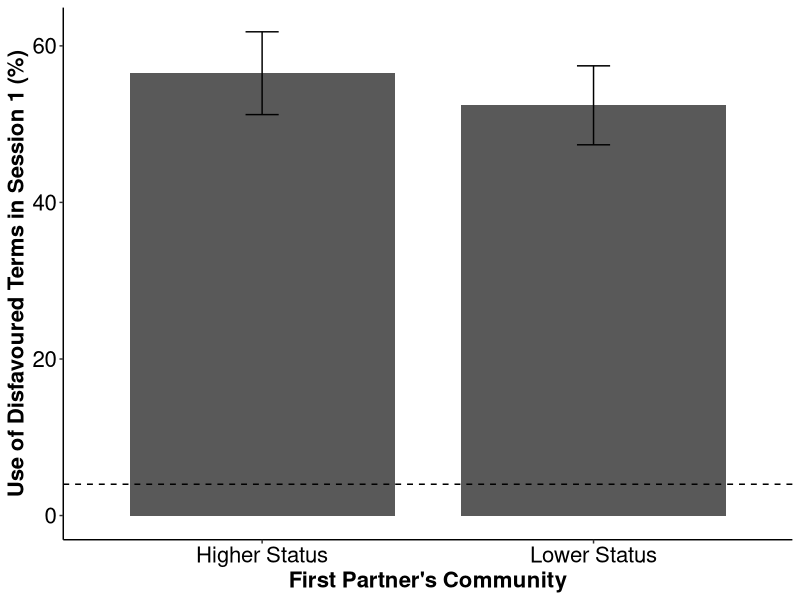
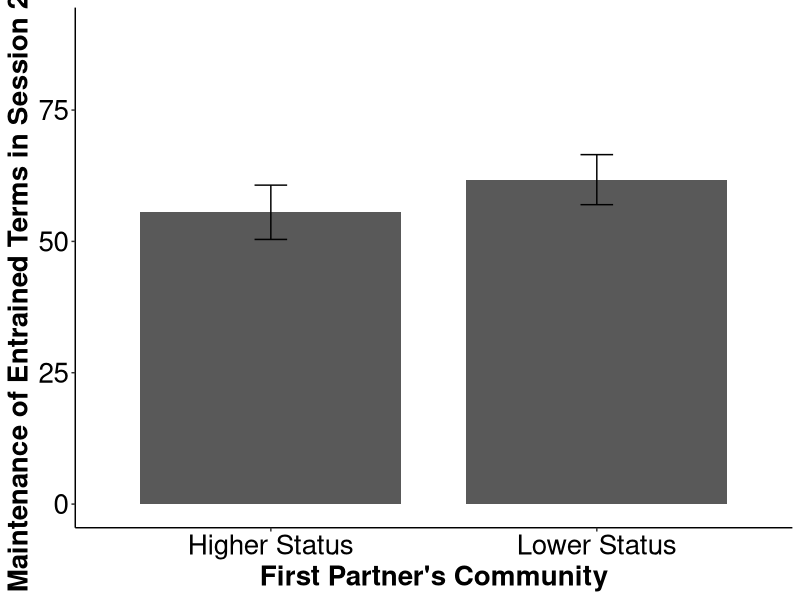

Source code (R) for these figures, in order:
library(dplyr)
library(ggplot2)
library(tidyr)

getwd()
setwd("/home/anita/Dropbox/R/EnglishCoordination/Mexican/")


######################################################
#         Ling Status, Entrainment Analysis          #
######################################################

entrain <- read.csv(file="LingStatusEntrain.csv", header = TRUE, sep=",", stringsAsFactors = TRUE)
entrain <- entrain %>%
  dplyr::select(-c(X)) %>%
  dplyr::mutate(FirstPartner= ifelse(condition %in% c("AM"), "LowerStatus", "HigherStatus"), 
                SecondPartner= "Ingroup") %>%
  dplyr::rename(aligncode = align)

conditions_entrain <- entrain %>% 
  dplyr::group_by(FirstPartner) %>% 
  dplyr::summarise(no_rows = length(FirstPartner) / 21)
conditions_entrain #high = 38 low = 36

alignbyitem <- entrain %>%
  dplyr::group_by(target, FirstPartner, freq1) %>%
  dplyr::summarise(alignbyitem = sum(as.numeric(as.character(aligncode)), na.rm = TRUE))

alignbyitem_spread <- alignbyitem %>% 
  tidyr::spread(FirstPartner, alignbyitem)

alignbyitem_spread$LowerStatus <- alignbyitem_spread$LowerStatus*100/36
alignbyitem_spread$HigherStatus <- alignbyitem_spread$HigherStatus*100/38

alignbyitem_long <- alignbyitem_spread %>%
  tidyr::gather(Response, Frequency, freq1:LowerStatus)
psych::describe(alignbyitem_spread$freq1)

alignbycond <- alignbyitem_long %>%
  dplyr::group_by(Response) %>%
  dplyr::summarise(Entrain.m = mean(Frequency, na.rm=TRUE),
                   Entrain.sd = sd(Frequency, na.rm=TRUE),
                   N = n(),
                   Entrain.se = Entrain.sd/sqrt(n())) 
alignbycond

alignbyitem2 <- entrain %>%
  dplyr::group_by(ID, FirstPartner) %>%
  dplyr::summarise(alignbyitem = sum(as.numeric(as.character(aligncode)), na.rm = TRUE)*100/n()) %>%
  dplyr::group_by(FirstPartner) %>%
  dplyr::summarise(mean = mean(alignbyitem), 
                   sd = sd(alignbyitem), 
                   N = n(),
                   se = sd/sqrt(n()))
alignbyitem2[3,] =list("Pretest", 4, 6.06, 20, 1.32)
alignbyitem2$mean <- as.numeric(alignbyitem2$mean)
alignbyitem2$se <- as.numeric(alignbyitem2$se)
alignbyitem2$FirstPartner <-as.factor(alignbyitem2$FirstPartner)
summary(alignbyitem2)

print(levels(alignbyitem2$FirstPartner))

plot1 <- ggplot(subset(alignbyitem2, FirstPartner != "Pretest"),
                aes(x = FirstPartner, y = as.numeric(as.character(mean))))+
  geom_bar(stat = "identity",position = "dodge", width = .8)+
  geom_errorbar(aes(ymax=mean+se,ymin=mean-se),
                position=position_dodge(width=0.8),
                width=0.1)+
  geom_hline(aes(yintercept = subset(alignbyitem2, FirstPartner == "Pretest")$mean),linetype=8)+
  scale_linetype_manual(name = "", values = c(2))+
  theme_bw() +
  theme(
    legend.position=c(0.6, 0.95),
    legend.direction = "horizontal",
    axis.line= element_line(), 
    axis.title.y = element_text(color="black", size=16, face = "bold"), 
    axis.title.x = element_text(color="black", size=16, face = "bold"), 
    axis.text.x = element_text(color="black", size=16), 
    axis.text.y = element_text(color="black", size=16), 
    legend.title=element_text(color="black", size=16, face = "bold"), 
    legend.text=element_text(color="black", size=16),
    panel.border = element_blank(), 
    panel.grid.major = element_blank(),
    panel.grid.minor = element_blank(),
    strip.background = element_blank(), 
    strip.text = element_text(color="black", size=16)) +
  expand_limits(y=c(0,60)) + 
  scale_x_discrete( breaks = c("HigherStatus", "LowerStatus"), 
                    labels=c("Higher Status", "Lower Status"))+
  labs(y="Use of Disfavoured Terms in Session 1 (%)",
       x="First Partner's Community")

plot1

alignbycond <- alignbyitem_long %>%
  dplyr::group_by(Response) %>%
  dplyr::summarise(Entrain.m = mean(Frequency, na.rm=TRUE),
                   Entrain.sd = sd(Frequency, na.rm=TRUE),
                   N = n(),
                   Entrain.se = Entrain.sd/sqrt(n())) 
alignbycond


### Is this difference significant?

alignbyitem_total <- entrain %>%
  dplyr::group_by(target, freq1) %>%
  dplyr::summarise(alignbyitem = sum(as.numeric(as.character(aligncode)), na.rm = TRUE) *100 / 161)

wilcox.test(as.numeric(alignbyitem_total$freq1), 
            as.numeric(alignbyitem_total$alignbyitem), 
            paired=TRUE, 
            exact = FALSE) #Alignment Effect 


### Partner's effect?

entrain$aligncode <- as.numeric(as.character(entrain$aligncode))

entrain_stats_ID = entrain %>%
  dplyr::group_by(ID) %>%
  dplyr::summarise(mean = mean(aligncode, na.rm=TRUE)) %>%
  dplyr::summarise(Entrain.m = mean(mean, na.rm=TRUE)*100,
                   Entrain.sd = sd(mean, na.rm=TRUE)*100,
                   N = n(),
                   Entrain.se = Entrain.sd/sqrt(n())) 
entrain_stats_ID

entrain_items = entrain %>%
  dplyr::group_by(target) %>%
  dplyr::summarise(mean = mean(aligncode)) %>%
  dplyr::summarise(Entrain.m = mean(mean, na.rm=TRUE)*100,
                   Entrain.sd = sd(mean, na.rm=TRUE)*100,
                   N = n(),
                   Entrain.se = Entrain.sd/sqrt(n())) 
entrain_items

entrain_items_groups = entrain %>%
  dplyr::mutate(round1 = ifelse(FirstPartner %in% c("LowerStatus"), "Lower-Status Communtiy", "Higher-Status Community")) %>%
  dplyr::group_by(FirstPartner,target,round1) %>%
  dplyr::summarise(mean = mean(aligncode)) %>%
  dplyr::group_by(round1) %>%
  dplyr::summarise(Entrain.m = mean(mean, na.rm=TRUE)*100,
                   Entrain.sd = sd(mean, na.rm=TRUE)*100,
                   N = n(),
                   Entrain.se = Entrain.sd/sqrt(n())) 
entrain_items_groups

entrain_part_groups = entrain %>%
  dplyr::mutate(round1 = ifelse(FirstPartner %in% c("LowerStatus"), "Lower-Status Community", "Higher-Status Community")) %>%
  dplyr::group_by(FirstPartner,ID,round1) %>%
  dplyr::summarise(mean = mean(aligncode)) %>%
  dplyr::group_by(round1) %>%
  dplyr::summarise(Entrain.m = mean(mean, na.rm=TRUE)*100,
                   Entrain.sd = sd(mean, na.rm=TRUE)*100,
                   N = n(),
                   Entrain.se = Entrain.sd/sqrt(n())) 
entrain_part_groups

### Mixed effect model to regress entrainment against partner's community

entrain$partner <- as.factor(entrain$FirstPartner)
entrain$ID <- as.factor(entrain$ID)
entrain$aligncode <- as.factor(entrain$aligncode)

entrain <- entrain %>%
  dplyr::select(ID, target, aligncode, partner) %>%
  dplyr::mutate(CenPartner = ifelse(partner %in% c("LowerStatus"), -1, 1))

library(lmerTest)
condition_entrain_singularfit <- glmer(aligncode ~ CenPartner + (1+CenPartner|target) + (1|ID), 
                                       data = entrain, family=binomial, 
                                       na.action = na.omit, 
                                       glmerControl(optimizer='bobyqa', optCtrl=list(maxfun=400000)))
summary(condition_entrain_singularfit) #singularfit 

condition_entrain <- glmer(aligncode ~ CenPartner + (1|target) + (1|ID), 
                           data = entrain, family=binomial, 
                           na.action = na.omit, 
                           glmerControl(optimizer='bobyqa', optCtrl=list(maxfun=400000)))
summary(condition_entrain)
BIC(condition_entrain) #1609.85

condition_entrain_null <- glmer(aligncode ~ 1 + (1|target) + (1|ID), 
                           data = entrain, family=binomial, 
                           na.action = na.omit, 
                           glmerControl(optimizer='bobyqa', optCtrl=list(maxfun=400000)))
summary(condition_entrain_null)
BIC(condition_entrain_null) #1602.642

BF_BIC = exp((BIC(condition_entrain) - BIC(condition_entrain_null))/2)  # BICs to Bayes factor
BF_BIC

BF_BIC / (BF_BIC + 1)


###################################################
#           Ling Status Reuse Analysis            #
###################################################

LingStatusReuse <- read.csv(file="LingStatusReuse.csv", header = TRUE, sep=",", stringsAsFactors = TRUE)
LingStatusReuse <- LingStatusReuse %>%
  dplyr::select(-c(X)) %>%
  dplyr::rename(R1 = align) %>%
  dplyr::mutate(first = ifelse(condition %in% c("AM"), "LowerStatus", "HigherStatus"))
summary(LingStatusReuse)


LingStatusReuse$ID <-as.factor(LingStatusReuse$ID)
LingStatusReuse$target <-as.factor(LingStatusReuse$target)
LingStatusReuse$reuse <-as.factor(LingStatusReuse$reuse)
LingStatusReuse$first <-as.factor(LingStatusReuse$first)
LingStatusReuse$R1 <-as.factor(LingStatusReuse$R1)


reuse_tab = na.omit(LingStatusReuse) %>%
  dplyr::group_by(ID) %>%
  dplyr::summarise(reuse = mean(as.numeric(as.character(reuse)), na.rm=TRUE)) %>%
  dplyr::summarise(Reuse.m = mean(as.numeric(as.character(reuse)), na.rm=TRUE)*100,
                   Reuse.sd = sd(as.numeric(as.character(reuse)), na.rm=TRUE)*100,
                   N = n(),
                   Reuse.se = Reuse.sd/sqrt(n()))
reuse_tab

reuse_items = na.omit(LingStatusReuse) %>%
  dplyr::group_by(target) %>%
  dplyr::summarise(reuse = mean(as.numeric(as.character(reuse)), na.rm=TRUE)) %>%
  dplyr::summarise(Reuse.m = mean(as.numeric(as.character(reuse)), na.rm=TRUE)*100,
                   Reuse.sd = sd(as.numeric(as.character(reuse)), na.rm=TRUE)*100,
                   N = n(),
                   Reuse.se = Reuse.sd/sqrt(n()))
reuse_items

reuse_entrain = na.omit(LingStatusReuse) %>%
  dplyr::group_by(ID, R1) %>%
  dplyr::summarise(reuse = mean(as.numeric(as.character(reuse)), na.rm=TRUE)) %>%
  dplyr::group_by(R1) %>%
  dplyr::summarise(Reuse.m = mean(as.numeric(as.character(reuse)), na.rm=TRUE)*100,
                   Reuse.sd = sd(as.numeric(as.character(reuse)), na.rm=TRUE)*100,
                   N = n(),
                   Reuse.se = Reuse.sd/sqrt(n())) %>%
  dplyr::mutate(Entrain = factor(ifelse(R1 %in% c("0"), "Non-Entrainment Trials", "Entrainment Trials")))
reuse_entrain


reuse_ID = na.omit(LingStatusReuse) %>%
  dplyr::group_by(ID) %>%
  dplyr::summarise(entrained1 = sum(R1=="1" & reuse=="1")*100/20) %>%
  dplyr::summarise(entrained1.m = mean(entrained1),
                   entrained1.sd = sd(entrained1))
reuse_ID

reuse_target = na.omit(LingStatusReuse) %>%
  dplyr::group_by(target) %>%
  dplyr::summarise(entrained1 = sum(R1=="1" & reuse=="1")*100/80) 
entrainedbyitem <- merge(alignbyitem_total, reuse_target, by.x="target", by.y="target")

wilcox.test(as.numeric(entrainedbyitem$freq1), 
            as.numeric(entrainedbyitem$entrained1), 
            paired=TRUE, 
            exact = FALSE) 

wilcox.test(as.numeric(entrainedbyitem$alignbyitem), 
            as.numeric(entrainedbyitem$entrained1), 
            paired=TRUE, 
            exact = FALSE) 

entrainedbyitem_table <- merge(alignbyitem_spread, reuse_target, by.x = "target", by.y="target")
entrainedbyitemtable_long <- entrainedbyitem_table %>%
  tidyr::gather(Response, Frequency, freq1:entrained1)

entrainedbyitemtable <- entrainedbyitemtable_long %>%
  dplyr::group_by(Response) %>%
  dplyr::summarise(Entrain.m = mean(Frequency, na.rm=TRUE),
                   Entrain.sd = sd(Frequency, na.rm=TRUE),
                   N = n(),
                   Entrain.se = Entrain.sd/sqrt(n()))
entrainedbyitemtable$Response <- as.factor(entrainedbyitemtable$Response)

print(levels(entrainedbyitemtable$Response))
entrainedbyitemtable$Response <- factor(entrainedbyitemtable$Response, 
                                        levels(entrainedbyitemtable$Response)[c(2,3,4,1)])                                        

reuse_tab = na.omit(LingStatusReuse) %>%
  dplyr::group_by(ID) %>%
  dplyr::summarise(reuse = mean(as.numeric(as.character(reuse)), na.rm=TRUE)) %>%
  dplyr::summarise(Reuse.m = mean(as.numeric(as.character(reuse)), na.rm=TRUE)*100,
                   Reuse.sd = sd(as.numeric(as.character(reuse)), na.rm=TRUE)*100,
                   N = n(),
                   Reuse.se = Reuse.sd/sqrt(n()))
reuse_tab

reuse_items = na.omit(LingStatusReuse) %>%
  dplyr::group_by(target) %>%
  dplyr::summarise(reuse = mean(as.numeric(as.character(reuse)), na.rm=TRUE)) %>%
  dplyr::summarise(Reuse.m = mean(as.numeric(as.character(reuse)), na.rm=TRUE)*100,
                   Reuse.sd = sd(as.numeric(as.character(reuse)), na.rm=TRUE)*100,
                   N = n(),
                   Reuse.se = Reuse.sd/sqrt(n()))
reuse_items

reuse_entrain = na.omit(LingStatusReuse) %>%
  dplyr::group_by(ID, R1) %>%
  dplyr::summarise(reuse = mean(as.numeric(as.character(reuse)), na.rm=TRUE)) %>%
  dplyr::group_by(R1) %>%
  dplyr::summarise(Reuse.m = mean(as.numeric(as.character(reuse)), na.rm=TRUE)*100,
                   Reuse.sd = sd(as.numeric(as.character(reuse)), na.rm=TRUE)*100,
                   N = n(),
                   Reuse.se = Reuse.sd/sqrt(n())) %>%
  dplyr::mutate(Entrain = factor(ifelse(R1 %in% c("0"), "Non-Entrainment Trials", "Entrainment Trials")))
reuse_entrain

reuse_2int = na.omit(LingStatusReuse) %>%
  dplyr::group_by(ID, R1, first) %>%
  dplyr::summarise(reuse = mean(as.numeric(as.character(reuse)), na.rm=TRUE)) %>%
  dplyr::group_by(R1,first) %>%
  dplyr::summarise(Reuse.m = mean(as.numeric(as.character(reuse)), na.rm=TRUE)*100,
                   Reuse.sd = sd(as.numeric(as.character(reuse)), na.rm=TRUE)*100,
                   N = n(),
                   Reuse.se = Reuse.sd/sqrt(n())) %>%
  dplyr::filter(R1=="1")
reuse_2int

reuse_entrained_graph <- ggplot(reuse_2int, aes(x = first, y = Reuse.m)) +
  geom_bar(stat="identity", position=position_dodge(), width = .8) + 
  geom_errorbar(aes(ymin=Reuse.m-Reuse.se, ymax=Reuse.m+Reuse.se),
                width=.1,                    # Width of the error bars
                position=position_dodge(.8)) +
  labs(x = "First Partner's Community", 
       y = "Maintenance of Entrained Terms in Session 2 (%)") +
  theme_bw() +
  theme(legend.position=c(0.6, 0.95),
        legend.direction = "horizontal",
        axis.line= element_line(), 
        axis.title.y = element_text(color="black", size=20, face = "bold"), 
        axis.title.x = element_text(color="black", size=20, face = "bold"), 
        axis.text.x = element_text(color="black", size=20), 
        axis.text.y = element_text(color="black", size=20), 
        legend.title=element_text(color="black", size=20, face = "bold"), 
        legend.text=element_text(color="black", size=20),
        panel.border = element_blank(), 
        panel.grid.major = element_blank(),
        panel.grid.minor = element_blank(),
        strip.background = element_blank(), 
        strip.text = element_text(color="black", size=20)) +
  ylim(0,90) +
  scale_x_discrete(labels = c("HigherStatus" = "Higher Status","LowerStatus" = "Lower Status"))
reuse_entrained_graph


######

data <- LingStatusReuse %>%
  dplyr::select(ID, target, reuse, first, R1) %>%
  dplyr::mutate(CenFirst = ifelse(first %in% c("HigherStatus"), -1, 1))
summary(data)


#full model does not converge (random structure: 1+CenFirst*CenSwitch|target + 1+CenR1|ID)

#this is the most complex model that converged:

First_singlefit1 <- glmer(reuse ~ CenFirst+(1+CenFirst|target) + (1|ID), 
                                data = subset(data, R1=="1"), family=binomial, 
                                na.action = na.omit, 
                                glmerControl(optimizer='bobyqa', optCtrl=list(maxfun=400000)))
summary(First_singlefit1) # but, 1.0 correlation for slope

First <- glmer(reuse ~ CenFirst+(1|target) + (1|ID), 
                          data = subset(data, R1=="1"), family=binomial, 
                          na.action = na.omit, 
                          glmerControl(optimizer='bobyqa', optCtrl=list(maxfun=400000)))
summary(First)

First_null <- glmer(reuse ~ 1+(1|target) + (1|ID), 
               data = subset(data, R1=="1"), family=binomial, 
               na.action = na.omit, 
               glmerControl(optimizer='bobyqa', optCtrl=list(maxfun=400000)))
summary(First_null)

#they were as likely to reuse a Higher-Status term vs a Lower-Status term
BIC(First)
BIC(First_null) #869.1238

BF_BIC2 = exp((BIC(First) - BIC(First_null))/2)  # BICs to Bayes factor
BF_BIC2

BF_BIC2 / (BF_BIC2 + 1)
